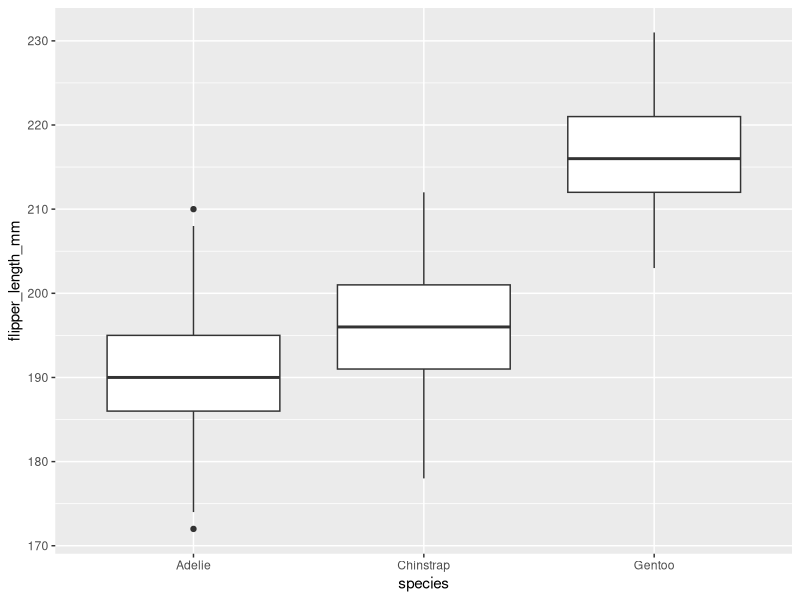
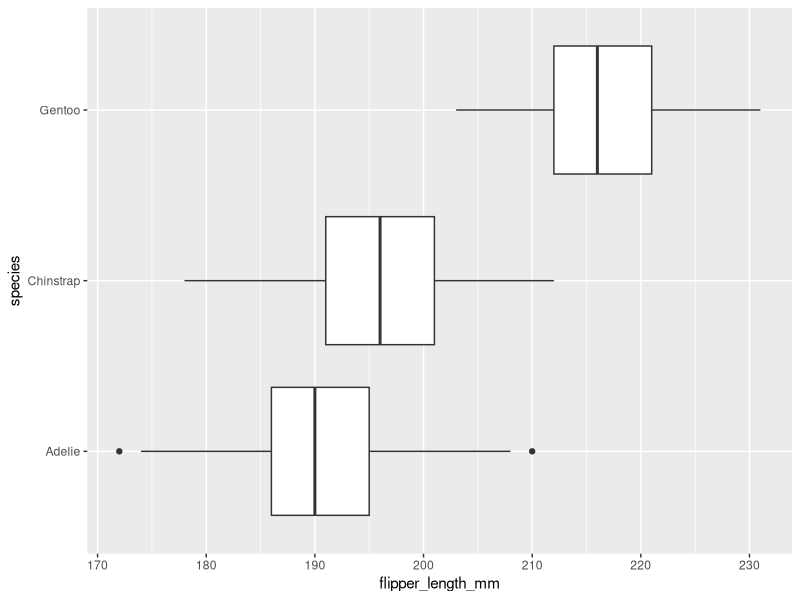
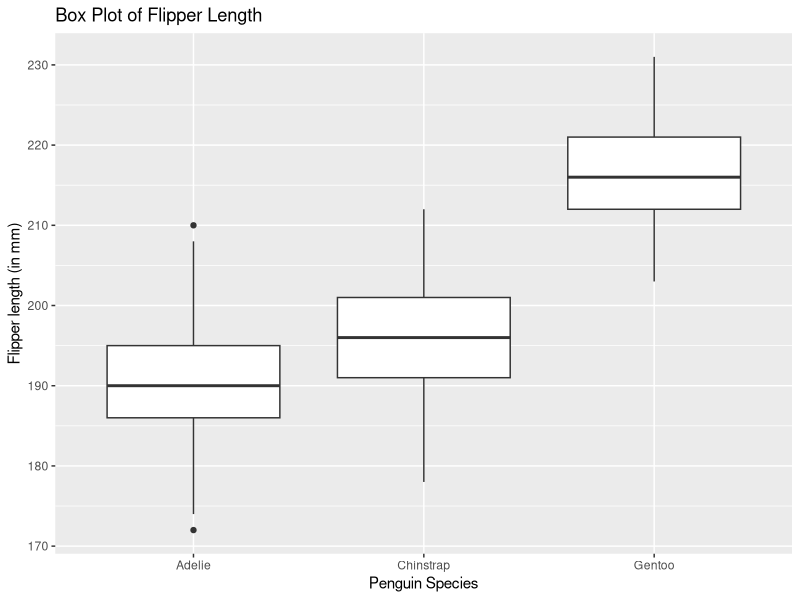
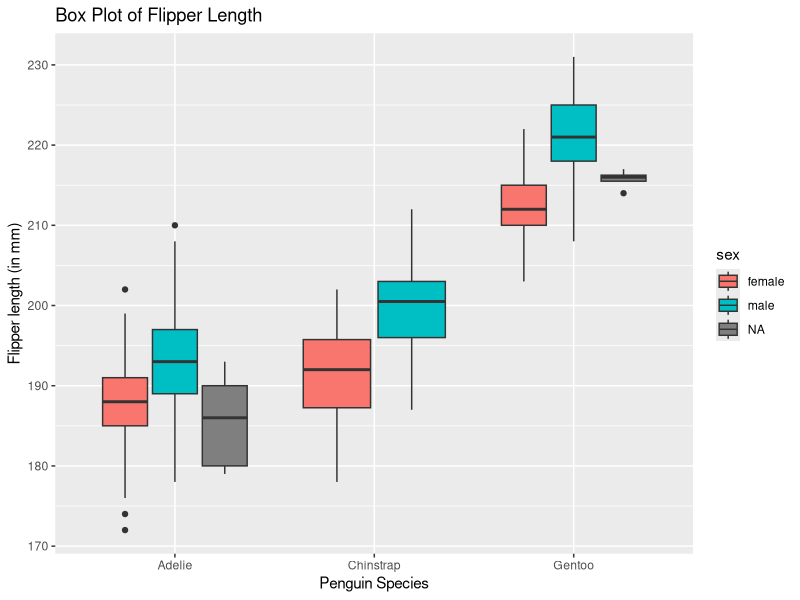
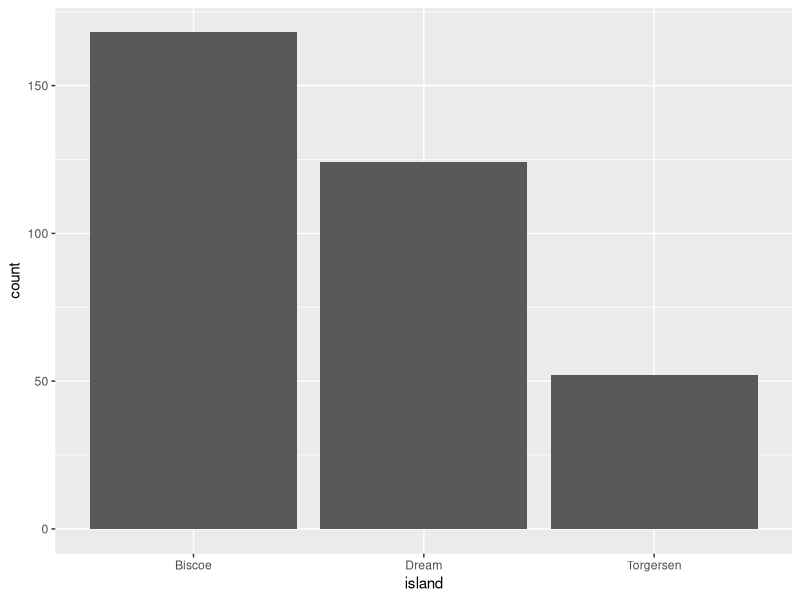
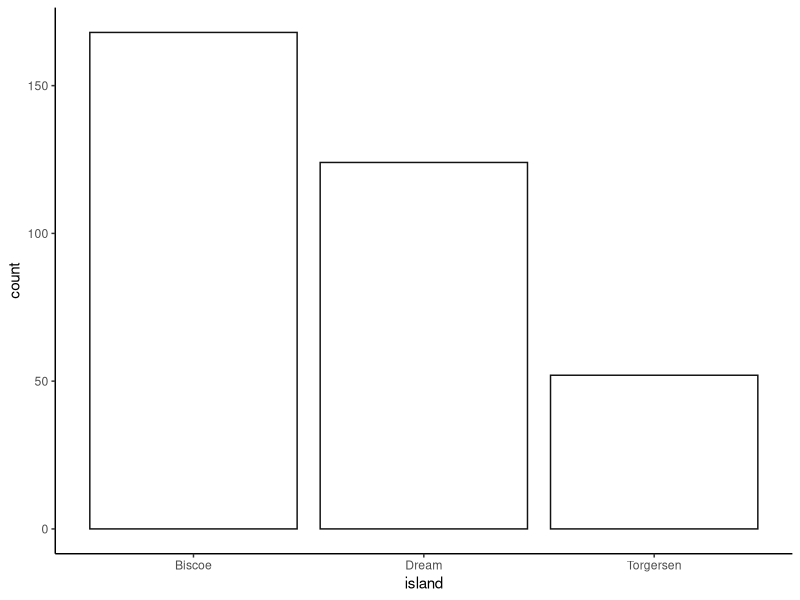
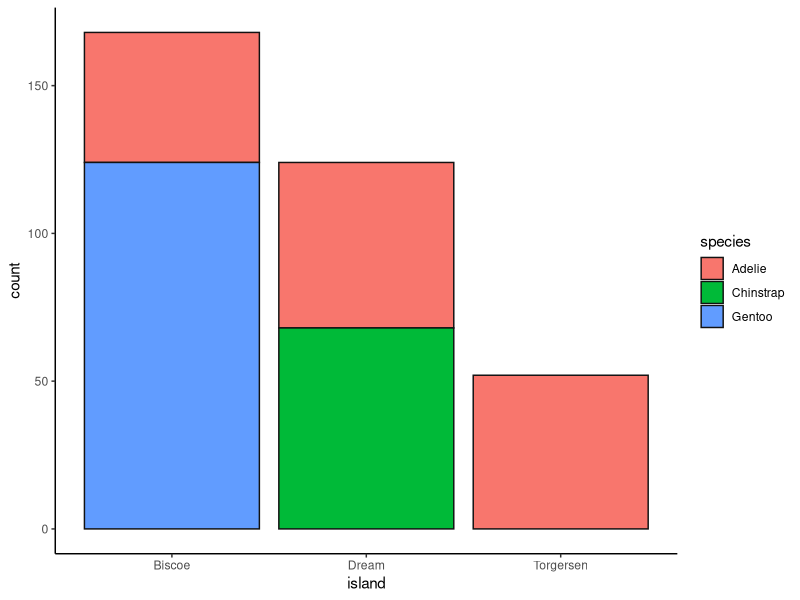
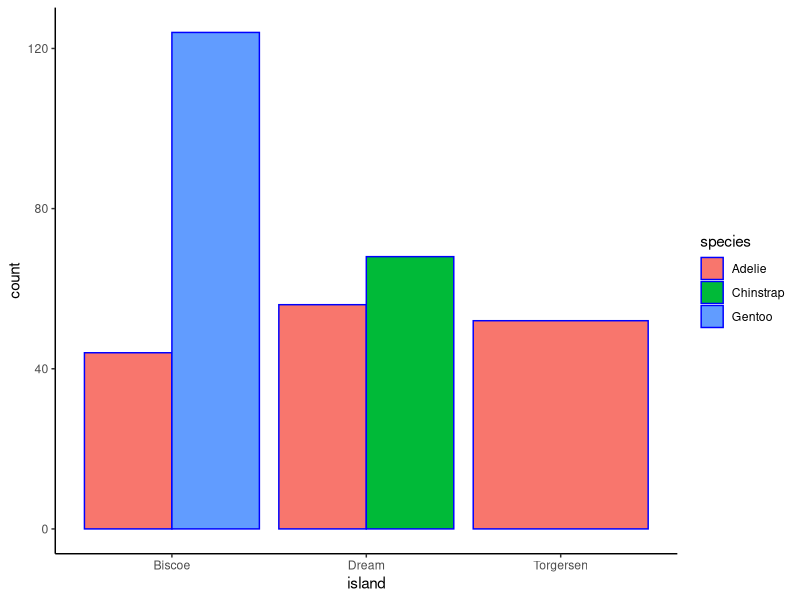

Write R code to recreate these figures, in order.
# Activity 5

library(ggplot2)
library(palmerpenguins)

# 2 - Explore the data

View(penguins)
summary(penguins)
?penguins


# 3 - Boxplot of flipper length between species

ggplot(data = penguins) +
  geom_boxplot(aes(x = species, y = flipper_length_mm))

ggplot(data = penguins) +
  geom_boxplot(aes(x = flipper_length_mm, y = species))

# 4 - Comment on the box plot

# The lines coming out of the boxes go to the min and max (dots are outliers)
# The line in the middle of the box is the median (50% of data is above/below)
# The two other lines making up the box are first/third quartile
# 25% of data is below Q1, 75% of data is below Q3


# 5 - Add title / axis labels with labs()

ggplot(data = penguins) +
  geom_boxplot(aes(x = species, y = flipper_length_mm)) +
  labs(title = "Box Plot of Flipper Length",
       x = "Penguin Species",
       y = "Flipper length (in mm)")

# 6 - Use fill = __ inside aes()

ggplot(data = penguins) +
  geom_boxplot(aes(x = species, y = flipper_length_mm, fill = sex)) +
  labs(title = "Box Plot of Flipper Length",
       x = "Penguin Species",
       y = "Flipper length (in mm)")


# 7 - Bar graph of number of penguins per island

ggplot(data = penguins) +
  geom_bar(aes(x = island))


# 8 - Add some color and a theme

ggplot(data = penguins) +
  geom_bar(aes(x = island), fill = "white", color = "gray7") +
  theme_classic()


# 9 - Map species to fill

ggplot(data = penguins) +
  geom_bar(aes(x = island, fill = species), color = "gray7") +
  theme_classic()



# 10 - Put position = "dodge" outside of aes()

ggplot(data = penguins) +
  geom_bar(aes(x = island, fill = species), color = "blue",
           position = "dodge") +
  theme_classic()

# 11 - Try something on your own